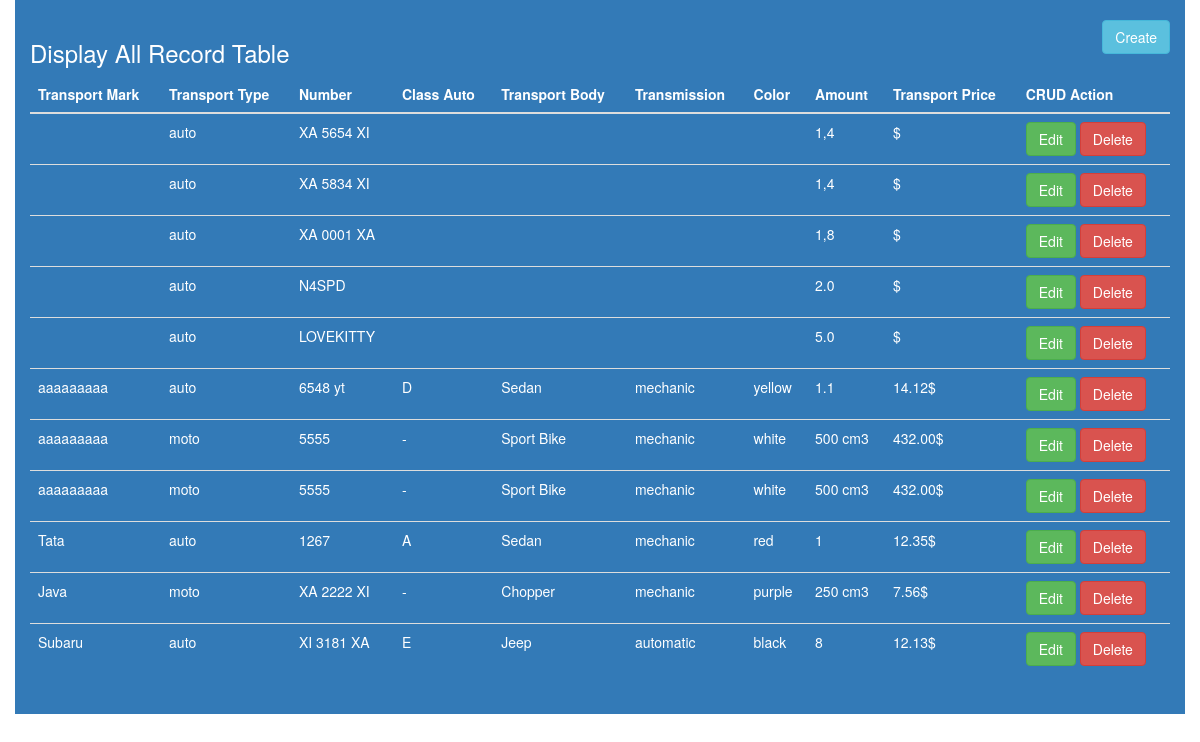
The page / on the database its author committed.
### tables this page shows
CREATE TABLE IF NOT EXISTS `auto` (
  `id` int(10) unsigned NOT NULL,
  `type` enum('auto','moto') NOT NULL DEFAULT 'auto',
  `number` varchar(50) DEFAULT NULL,
  `mark_id` int(10) unsigned NOT NULL DEFAULT '0',
  `price_id` int(10) unsigned NOT NULL,
  `class` enum('-','A','B','C','D','E','F','J','M','S') NOT NULL DEFAULT '-',
  `body` enum('Sedan','Universal','Hatchback','Jeep','Sport Bike','Chopper','Cruiser') NOT NULL DEFAULT 'Sedan',
  `transmission` enum('mechanic','automatic') NOT NULL DEFAULT 'mechanic',
  `color_id` int(10) unsigned NOT NULL DEFAULT '0',
  `amount` varchar(20) DEFAULT NULL,
  `person_id` int(10) unsigned NOT NULL DEFAULT '0',
  `begin_time_rent` datetime DEFAULT NULL,
  `time_return` datetime DEFAULT NULL
);

CREATE TABLE IF NOT EXISTS `mark` (
  `id` int(10) unsigned NOT NULL,
  `mark` varchar(64) DEFAULT NULL
);

CREATE TABLE IF NOT EXISTS `color` (
  `id` int(10) unsigned NOT NULL,
  `color` varchar(64) DEFAULT NULL
);

### controllers/MainController.php (called while the page is built, shortened)
<?php
class MainController
{
    public function indexAction()
    {
        $autos = Auto::getAll();
        require('views/index.php');
    }
}

### models/Auto.php (called while the page is built, shortened)
<?php
class Auto extends Model
{
    private $id;
    private $mark;
    private $color;
    private $price;
    public function getId()
    {
        return $this->id;
    }
    public function getMark()
    {
        return $this->mark;
    }
    public function getColor()
    {
        return $this->color;
    }
    public function getPrice()
    {
        return $this->price;
    }
    public static function getAll()
    {
        $query = "SELECT auto.*, mark.mark, price.price, person.name, person.surname, color.color
                  FROM auto
                    LEFT JOIN mark ON auto.mark_id = mark.id
                    LEFT JOIN price ON auto.price_id = price.id
                    LEFT JOIN color ON auto.color_id = color.id
                    LEFT JOIN person ON auto.person_id = person.id";
        $coonection = DbConnect::getConnect();
        $rows = $coonection->query($query)->fetchAll(\PDO::FETCH_ASSOC);
        $result = [];
        foreach ($rows as $row) {
            $auto = new self($row);
            $auto->id = $row['id'];
            $auto->mark = new Mark($row);
            $auto->price = new Price($row);
            $auto->color = new Color($row);
            $result[] = $auto;
        }
        return $result;
    }
}

### libs/DbConnect.php (called while the page is built, shortened)
<?php
class DbConnect
{
    private static $db;
    private function __construct($db_host, $db_name, $db_user, $db_pass)
    {
        try {
            $this->conn = new \PDO("mysql:host=$db_host;dbname=$db_name", $db_user, $db_pass);
        } catch (\PDOException $e) {
            echo $e->getMessage();
            die();
        }
    }
    public static function getConnect()
    {
        if (!self::$db) {
            self::$db = new self("localhost", "rentcar", "root", "");
        }
        return self::$db->conn;
    }
}

### models/Model.php (called while the page is built, shortened)
<?php
class Model
{
    public function __construct(array $data = [])
    {
        if (!empty($data)) {
            $attributes = array_keys(get_object_vars($this));
        }
    }
}

### views/index.php (the view, shortened to what this page needs)
<!DOCTYPE html>
<html lang="en">
<head>
    <link rel="stylesheet" href="/bootstrap/css/bootstrap.css">
</head>
<body>
<div class="container bg-primary" style="padding-top: 20px; padding-bottom: 20px;">
    <a href="/main/create" class="btn btn-info pull-right" role="button">Create</a>
    <h3>Display All Record Table</h3>
    <table class="table">
        <thead>
        <tr>
            <th>Transport Mark</th>
            <th>Transport Type</th>
            <th>Number</th>
            <th>Class Auto</th>
            <th>Transport Body</th>
            <th>Transmission</th>
            <th>Color</th>
            <th>Amount</th>
            <th>Transport Price</th>
            <th>CRUD Action</th>
        </tr>
        </thead>
        <tbody>
        <?php
        foreach ($autos as $auto) { ?>
            <tr>
                <td><?php echo $auto->getMark()->mark; ?></td>
                <td><?php echo $auto->type; ?></td>
                <td><?php echo $auto->number; ?></td>
                <td><?php echo $auto->class; ?></td>
                <td><?php echo $auto->body; ?></td>
                <td><?php echo $auto->transmission; ?></td>
                <td><?php echo $auto->getColor()->color; ?></td>
                <td><?php echo $auto->amount; ?></td>
                <td><?php echo $auto->getPrice()->price . "$"; ?></td>
                <td>
                    <a href="/main/edit?id=<?= $auto->getId(); ?>" class="btn btn-success" role="button">Edit</a>
                    <a href="/main/delete?id=<?= $auto->getId(); ?>" class="btn btn-danger" role="button">Delete</a>
                </td>
            </tr>
        <?php } ?>
        </tbody>
    </table>
</div>
</body>
</html>

### index.php (shortened to what this page needs)
<?php
spl_autoload_register(function ($class) {
    $normalizePath = strtr($class, '\\', DIRECTORY_SEPARATOR) . '.php';
    if ($file = stream_resolve_include_path($normalizePath)) {
        include $file;
    }
});
$url = $_SERVER['REQUEST_URI'];
if ($url == '/') {
    $controller = new \controllers\MainController();
    $controller->indexAction();
}

### rows shown on the page
auto: type "auto", number "XA 5654 XI", amount "1,4"
auto: type "auto", number "XA 5834 XI", amount "1,4"
auto: type "auto", number "XA 0001 XA", amount "1,8"
auto: type "auto", number "N4SPD", amount "2.0"
auto: type "auto", number "LOVEKITTY", amount "5.0"
auto: mark.mark "aaaaaaaaa", type "auto", number "6548 yt", class "D", body "Sedan", transmission "mechanic", color.color "yellow", amount "1.1", price "14.12"
auto: mark.mark "aaaaaaaaa", type "moto", number "5555", class "-", body "Sport Bike", transmission "mechanic", color.color "white", amount "500 cm3", price "432.00"
auto: mark.mark "aaaaaaaaa", type "moto", number "5555", class "-", body "Sport Bike", transmission "mechanic", color.color "white", amount "500 cm3", price "432.00"
auto: mark.mark "Tata", type "auto", number "1267", class "A", body "Sedan", transmission "mechanic", color.color "red", amount "1", price "12.35"
auto: mark.mark "Java", type "moto", number "XA 2222 XI", class "-", body "Chopper", transmission "mechanic", color.color "purple", amount "250 cm3", price "7.56"
auto: mark.mark "Subaru", type "auto", number "XI 3181 XA", class "E", body "Jeep", transmission "automatic", color.color "black", amount "8", price "12.13"
